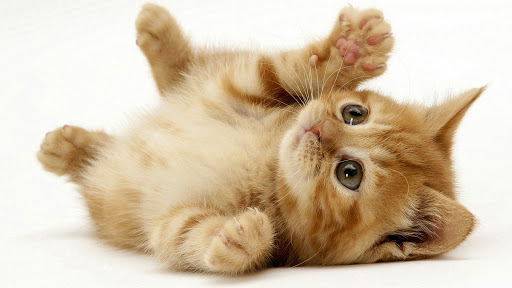
#> input picture segmentation/tests/data/color.jpg, 512 x 288 px; its folder holds only this picture in this run
$ python -i HSV.py   (imports and definitions only)
#> lines starting #> are read from the running program, lines starting #| are printed output that depends on the picture
#> further down, picture is the input picture: shape (288, 512, 3); mean B, G, R 170.3, 194.8, 212.6
import os

import cv2
import imageio
import numpy as np
import matplotlib.pyplot as plt
from skimage import io


def augment_hsv(img, h_gain=0.5, s_gain=0.5, v_gain=0.5):
    """
    hsv增强  处理图像hsv，不对label进行任何处理
    :param img: 待处理图片  BGR [736, 736]
    :param h_gain: h通道色域参数 用于生成新的h通道
    :param s_gain: h通道色域参数 用于生成新的s通道
    :param v_gain: h通道色域参数 用于生成新的v通道
    :return: 返回hsv增强后的图片 img
    """
#> called with h_gain = 0.5, s_gain = 0.5, v_gain = 0.5

    # 从-1~1之间随机生成3随机数与三个变量进行相乘
    r = np.random.uniform(-1, 1, 3) * [h_gain, s_gain, v_gain] + 1  # random gains
    hue, sat, val = cv2.split(cv2.cvtColor(img, cv2.COLOR_BGR2HSV))
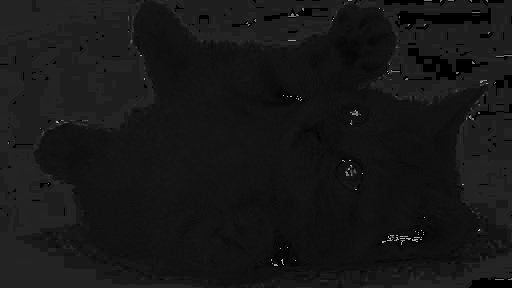
#> hue: shape (288, 512); min 0, max 179, mean 22.7
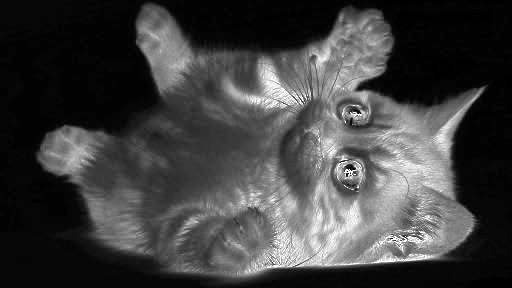
#> sat: shape (288, 512); min 0, max 255, mean 64.1
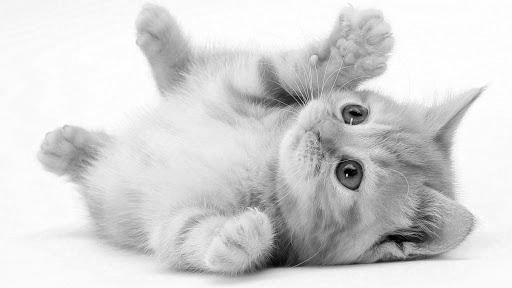
#> val: shape (288, 512); min 0, max 255, mean 212.8
    dtype = img.dtype  # uint8

    # 分别针对hue, sat以及val生成对应的Look-Up Table（LUT）查找表
    x = np.arange(0, 256, dtype=np.int16)
    lut_hue = ((x * r[0]) % 180).astype(dtype)
    lut_sat = np.clip(x * r[1], 0, 255).astype(dtype)
#> lut_sat = 256 values from 0 to 255
    lut_val = np.clip(x * r[2], 0, 255).astype(dtype)
#> lut_val = 256 values from 0 to 255

    # 使用cv2.LUT方法利用刚刚针对hue, sat以及val生成的Look-Up Table进行变换
    img_hsv = cv2.merge((cv2.LUT(hue, lut_hue), cv2.LUT(sat, lut_sat), cv2.LUT(val, lut_val))).astype(dtype)
#> img_hsv: shape (288, 512, 3); mean H, S, V 23, 76.8, 225.1
    aug_img = cv2.cvtColor(img_hsv, cv2.COLOR_HSV2BGR, dst=img)  # no return needed
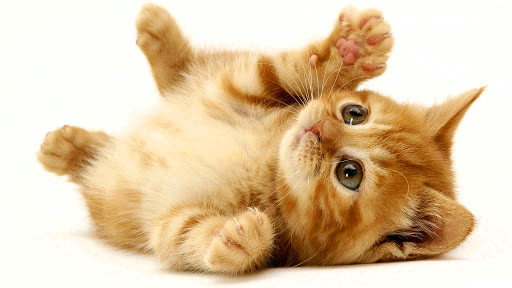
#> aug_img: shape (288, 512, 3); mean B, G, R 168.9, 201.2, 224.6

    # 这里源码是没有进行return的，不过我还是觉得return一下比较直观了解
    return aug_img

# [18 lines not run here, left out]

    #print('已处理完{}张照片'.format(s))

>>> import cv2
>>> picture = cv2.imread('../segmentation/tests/data/color.jpg')
>>> result = augment_hsv(picture)
